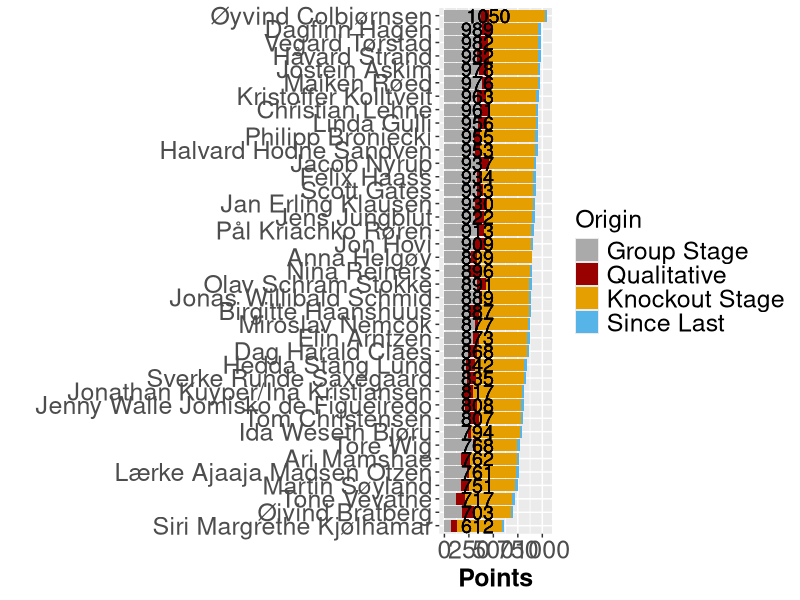

R code for this plot:
## ---- chunk 1

library(tidyverse)
library(readxl)
library(knitr)

knitr::opts_chunk$set(out.width = "100%")

## ---- chunk 2

invisible(Sys.setlocale())
poeng_prev <- tbl_df(read.csv("details45.csv", sep=";", header = FALSE, encoding = "utf-8"))
poeng_prev$total_prev <- poeng_prev$V2 + poeng_prev$V3 + poeng_prev$V4
poeng_prev <- poeng_prev %>% select(V1, total_prev)

poeng <- tbl_df(read.csv("details46.csv", sep=";", header = FALSE))

poeng$total <- poeng$V2 + poeng$V3 + poeng$V4

poeng <- inner_join(poeng, poeng_prev, by="V1")
poeng$diff <- poeng$total - poeng$total_prev

poeng <- rename(poeng, V35 = V4)
poeng <- rename(poeng, V34 = V3)
poeng <- rename(poeng, V36 = V2)
poeng$V34 <-poeng$V34 - poeng$diff


long_pong <- poeng %>% select(V1, V34, V35, V36, total, diff)  %>% gather(key = V, -V1, -total, value = poeng) %>% arrange(V)

invisible(Sys.setlocale())
ggplot(data = long_pong, aes(x = reorder(V1, total), y=poeng, fill = V)) + 
  geom_bar(stat = "identity") +
  coord_flip() +
  geom_text(aes(V1, 0, label = total), hjust = -0.50, size = 5) +
  ylab("Points") +
  xlab(" ") +
  scale_fill_manual(values=c("#AAAAAA", "#990000", "#E69F00", "#56B4E9"), 
                    name="Origin",
                    breaks=c("V36", "V35", "V34", "diff"),
                    labels=c("Group Stage", "Qualitative", "Knockout Stage", "Since Last")) +
  theme(axis.text=element_text(size=18), axis.title=element_text(size=18,face="bold")) +
  theme(legend.title=element_text(size=18), 
    legend.text=element_text(size=18))

